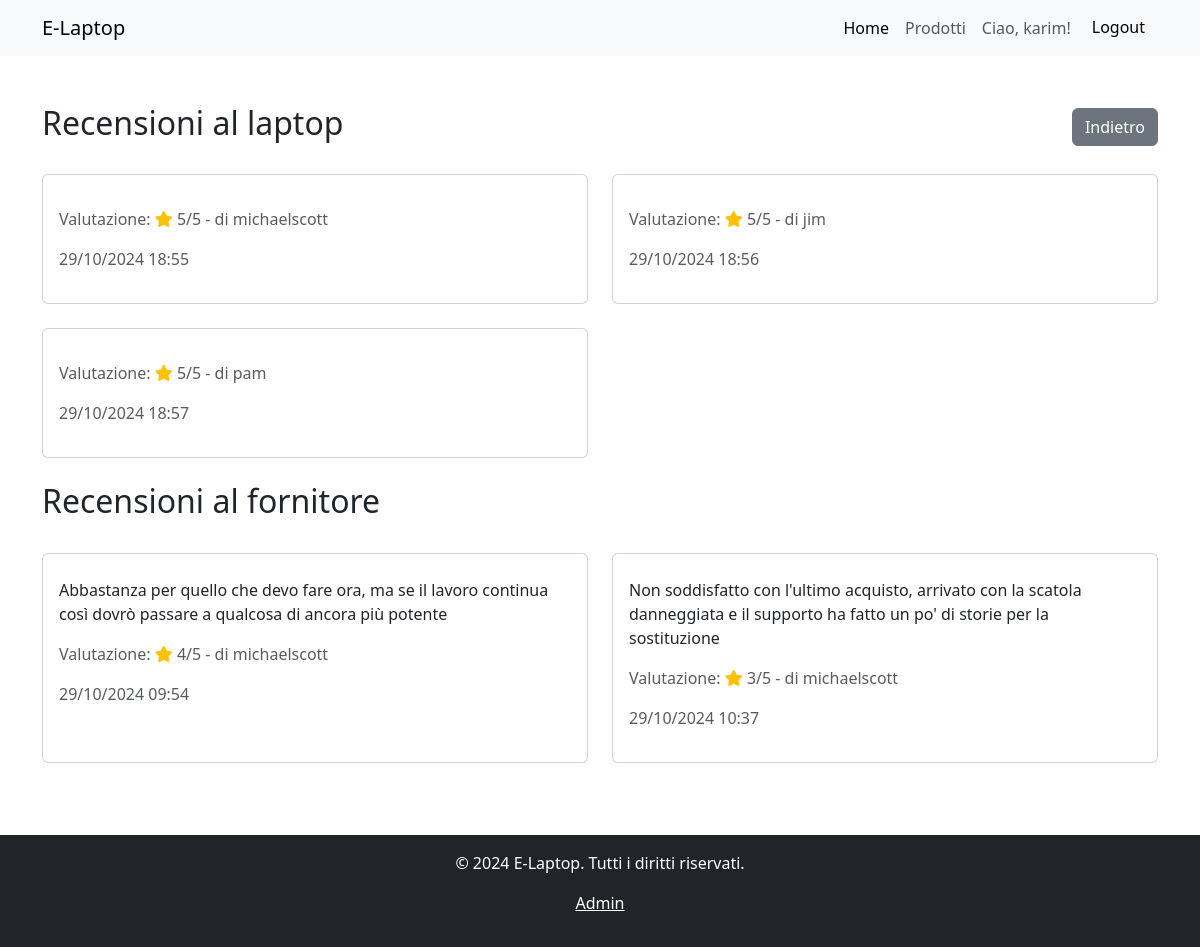
Page /laptopdetail/23/reviews (signed in) on the earlier database version.
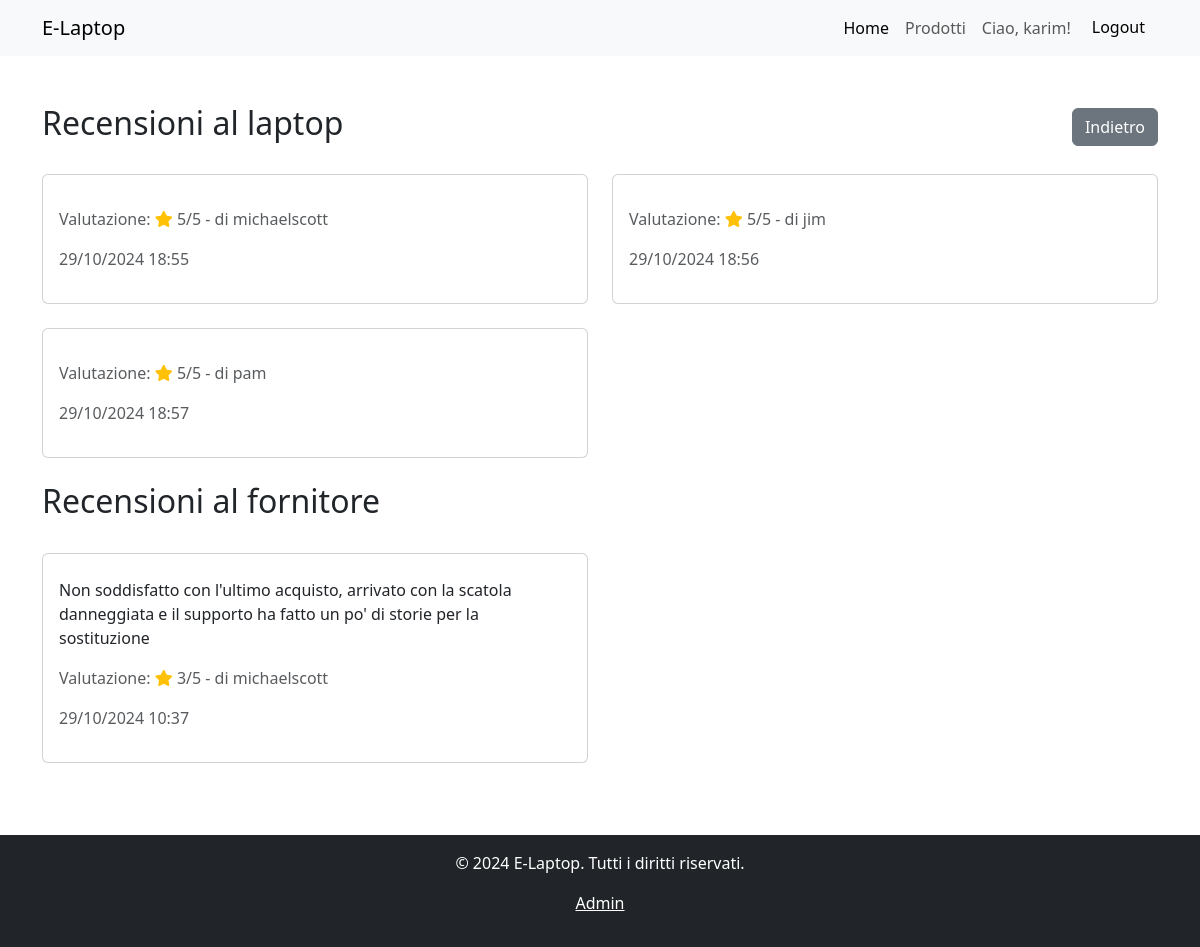
Same page on the later database version.
### management/models.py (models this page shows, shortened)
class LaptopReview(models.Model):
    user = models.ForeignKey(settings.AUTH_USER_MODEL, on_delete=models.CASCADE)
    laptop = models.ForeignKey(Laptop, on_delete=models.CASCADE)
    rating = models.PositiveIntegerField(choices=[(i, str(i)) for i in range(1, 6)])
    description = models.TextField(max_length=200, blank=True, null=True)
    creation_time = models.DateTimeField(auto_now_add=True)
    class Meta:
        unique_together = (('user', 'laptop'),)

class CustomUser(AbstractUser):
    USER_TYPE_CHOICES = (
        ('buyer', 'Acquirente'),
        ('seller', 'Fornitore'),
    )
    user_type = models.CharField(max_length=20, choices=USER_TYPE_CHOICES)

class SellerReview(models.Model):
    user = models.ForeignKey(settings.AUTH_USER_MODEL, on_delete=models.CASCADE, related_name='seller_reviews')
    seller = models.ForeignKey(settings.AUTH_USER_MODEL, on_delete=models.CASCADE, related_name='user_reviews')
    rating = models.PositiveIntegerField(choices=[(i, str(i)) for i in range(1, 6)])
    description = models.TextField(max_length=200, blank=True, null=True)
    creation_time = models.DateTimeField(auto_now_add=True)

### management/views.py (the view)
# urls.py: path('laptopdetail/<int:laptop_id>/reviews', views.laptop_and_seller_reviews_list, name='LaptopAndSellerReviewsList'),
@login_required
def laptop_and_seller_reviews_list(request, laptop_id):
    laptop = get_object_or_404(Laptop, id=laptop_id)
    seller = get_object_or_404(CustomUser, id=laptop.seller_id)
    return render(request, 'management/laptop_and_seller_reviews_list.html', {'laptop': laptop, 'seller': seller})

### management/templates/management/laptop_and_seller_reviews_list.html (shortened to what this page needs)
{% extends "base.html" %}
{% block content %}
<div class="row mt-5">
    <div class="col-md-12">
        <div class="d-flex justify-content-between align-items-center">
            <h2>Recensioni al laptop</h2>
            <a href="{% url 'LaptopDetail' laptop.id %}" class="btn btn-secondary">Indietro</a>
        </div>
        {% if laptop.laptopreview_set.exists %}
            <div class="row mt-4">
                {% for review in laptop.laptopreview_set.all %}
                    <div class="col-md-6 mb-4">
                        <div class="card h-100">
                            <div class="card-body">
                                <p class="text-muted">Valutazione:
                                    <link rel="stylesheet" href="https://cdnjs.cloudflare.com/ajax/libs/font-awesome/5.15.4/css/all.min.css">
                                    <i class="fas fa-star text-warning"></i>
                                    {{ review.rating }}/5 - di {{ review.user.username }}
                                </p>
                                <p class="text-muted">{{ review.creation_time|date:"d/m/Y H:i" }}</p>
                            </div>
                        </div>
                    </div>
                {% endfor %}
            </div>
        {% else %}
            <p class="text-muted">Nessuna recensione disponibile per questo prodotto.</p>
        {% endif %}
    </div>
    <div class="col-md-12">
        <div class="d-flex justify-content-between align-items-center">
            <h2>Recensioni al fornitore</h2>
        </div>
        {% if seller.user_reviews.exists %}
            <div class="row mt-4">
                {% for review in seller.user_reviews.all %}
                    <div class="col-md-6 mb-4">
                        <div class="card h-100">
                            <div class="card-body">
                                <p class="card-text">{{ review.description }}</p>
                                <p class="text-muted">Valutazione:
                                    <link rel="stylesheet" href="https://cdnjs.cloudflare.com/ajax/libs/font-awesome/5.15.4/css/all.min.css">
                                    <i class="fas fa-star text-warning"></i>
                                    {{ review.rating }}/5 - di {{ review.user.username }}
                                </p>
                                <p class="text-muted">{{ review.creation_time|date:"d/m/Y H:i" }}</p>
                            </div>
                        </div>
                    </div>
                {% endfor %}
            </div>
        {% else %}
            <p class="text-muted">Nessuna recensione disponibile per questo fornitore.</p>
        {% endif %}
    </div>
</div>
{% endblock %}

Differences in the rows shown:
removed SellerReview: description "Abbastanza per quello che devo fare ora, ma se il lavoro continua così dovrò passare a qualcosa di ancora più potente", rating "4", user.username "michaelscott", creation_time "29/10/2024 09:54"
